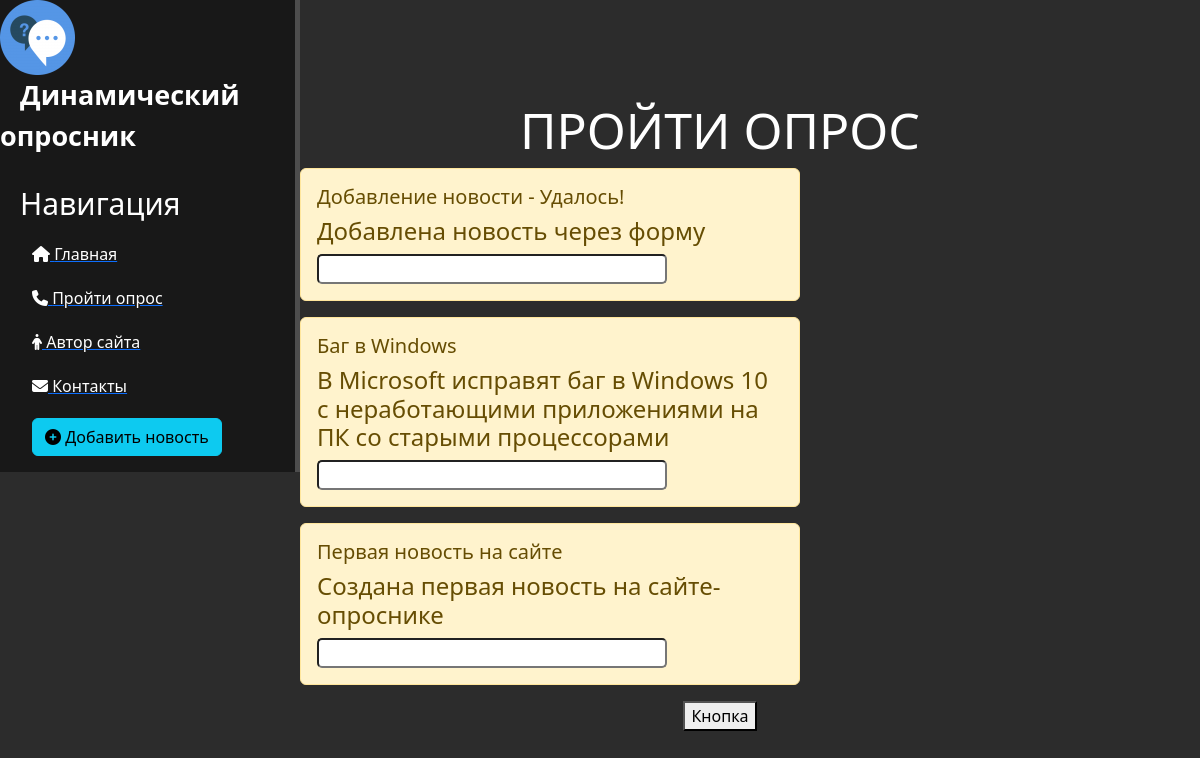
The page /news/ on the database as committed earlier.
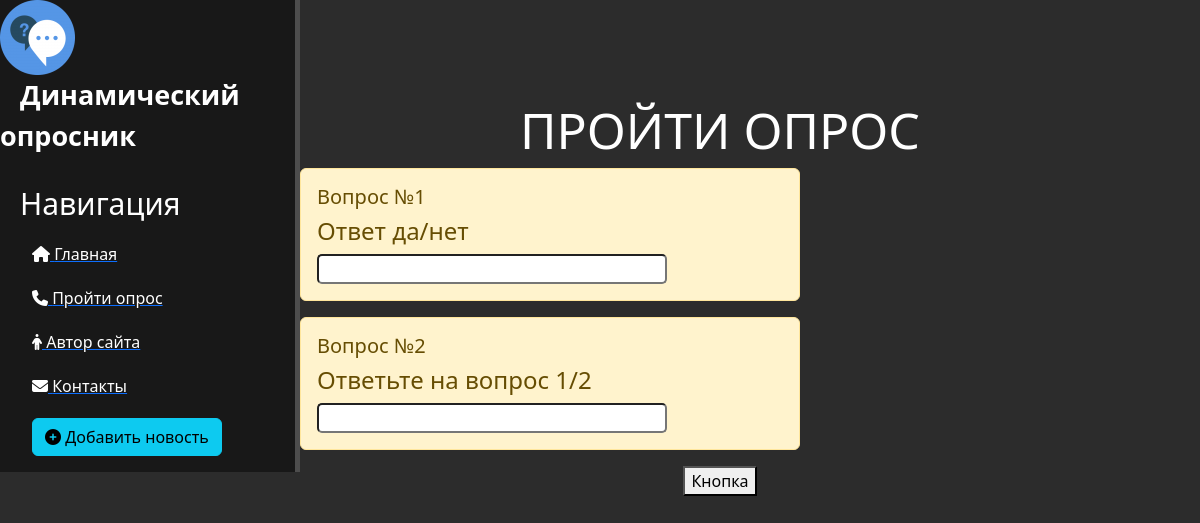
The same page on the database as committed later.
### news/models.py (models this page shows, shortened)
class Articles(models.Model):
    title = models.CharField('Название', max_length=50)
    anons = models.CharField('Анонс', max_length=250)
    full_text = models.TextField('Статья')
    date = models.DateTimeField('Дата публикации')
    class Meta:
        verbose_name = "Новость"
        verbose_name_plural = "Новости"

### news/views.py (the view)
# urls.py: path('', views.news_home, name='news_home'),
def news_home(request):
    news = Articles.objects.order_by('-date')
    return render(request, 'news/news_home.html', {'news': news})

### news/templates/news/news_home.html (shortened to what this page needs)
{% extends 'main/layout.html' %}
{% block content %}
    <div class="features">
        <h1>ПРОЙТИ ОПРОС</h1>
            {% for el in news %}
                <div class="alert alert-warning">
                    <h5>{{ el.title }}</h5>
                    <h4>{{ el.anons }}</h4>
                    <input type="text" id="func_js" name="username" minlength="3" maxlength="20" required>
                </div>
            {% endfor %}
        <button onclick="submit()">Кнопка</button>
    </div>
{% endblock %}

### main/templates/main/layout.html (shortened to what this page needs)
{% load static %}
<!DOCTYPE html>
<html lang="en">
<head>
    <link rel="stylesheet" href="https://cdn.jsdelivr.net/npm/bootstrap@5.3.2/dist/css/bootstrap.min.css"
>
    <link rel="stylesheet" href="{% static 'main/css/main.css' %}">
    <link rel="stylesheet" href="https://use.fontawesome.com/releases/v6.5.1/css/all.css">
</head>
<body>
    <aside>
        <img src="{% static 'main/img/logo.jpg' %}" alt="Логотип">
        <span class="logo">Динамический опросник</span>
        <h3>Навигация</h3>
        <ul>
            <a href="{% url 'home' %}"><li><i class="fa-solid fa-house"></i> Главная</li></a>
            <a href="{% url 'news_home' %}"><li><i class="fa-solid fa-phone"></i> Пройти опрос</li></a>
            <a href="{% url 'about' %}"><li><i class="fa-solid fa-person"></i> Автор сайта</li></a>
            <a href=""><li><i class="fa-solid fa-envelope"></i> Контакты</li></a>
            <a href="{% url 'create' %}"><li><button class="btn btn-info"><i class="fas fa-plus-circle"></i> Добавить новость</li></a>
        </ul>
    </aside>
    <main>
        {% block content %}
        {% endblock %}
    </main>
</body>
</html>

### main/static/main/css/main.css (style rules this page uses)
body { background: #2c2c2c; }
input { border-radius: 5px; width: 75%; }
aside { float: left; background: #181818; width: 25%; padding: 2.5% height: 100%; color: #fff; border-right: 5px solid #4d4d4d; }
aside .logo { font-size: 27px; margin-left: 20px; font-weight: bold; }
aside h3 { margin-top: 30px; font-size: 30px; margin-left: 20px; }
aside ul { list-style: none }
aside ul li { color: #fff; display: block; margin-top: 20px; transition: transform 500ms ease-in-out; }
main { float: left; color: #fff; margin-top: 100px; text-align: center; width: 70%; }
main h1 { position: center; font-size: 50px; }
.alert-warning { position: center; float: center; clear: both; width: 500px; text-align: left; }

Rows that differ between the two databases and show on the page:
removed Articles: title "Первая новость на сайте", anons "Создана первая новость на сайте-опроснике"
changed Articles: title "Добавление новости - Удалось!" → "Вопрос №1"; anons "Добавлена новость через форму" → "Ответ да/нет"
changed Articles: title "Баг в Windows" → "Вопрос №2"; anons "В Microsoft исправят баг в Windows 10 с неработающими приложениями на ПК со старыми процессорами" → "Ответьте на вопрос 1/2"
